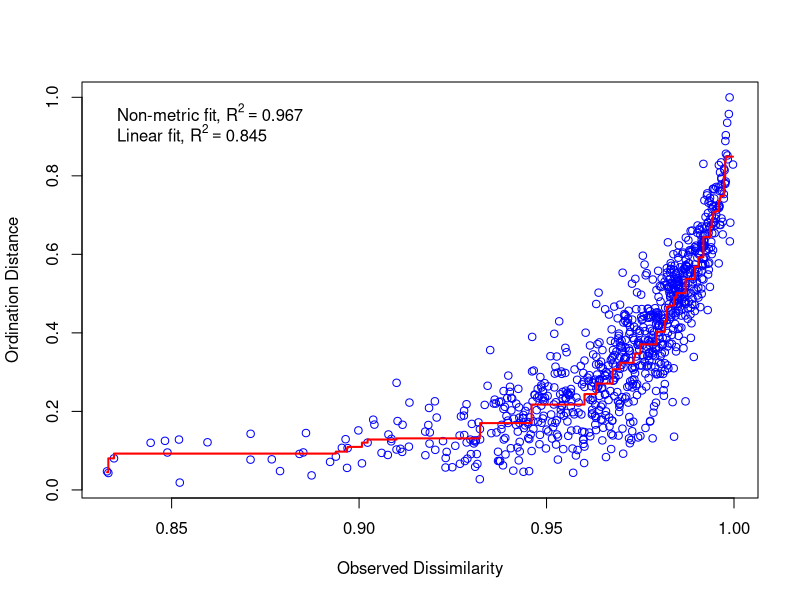
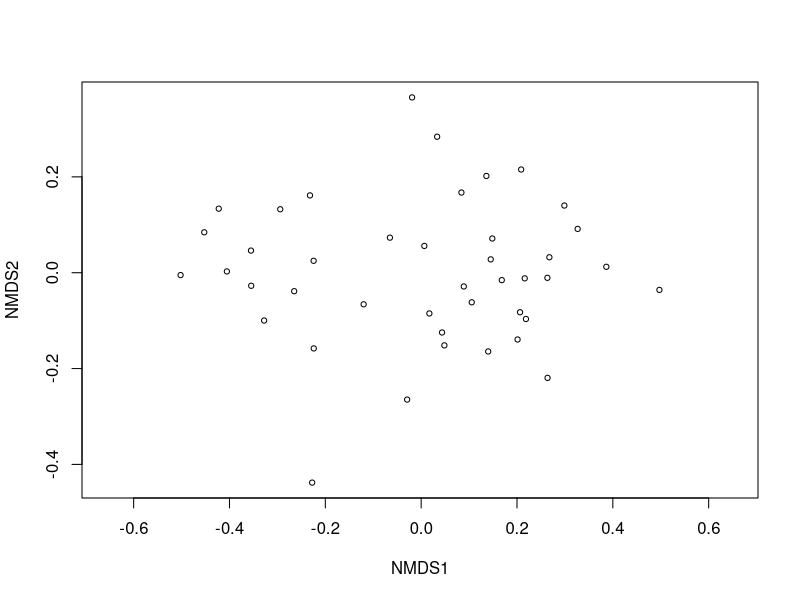
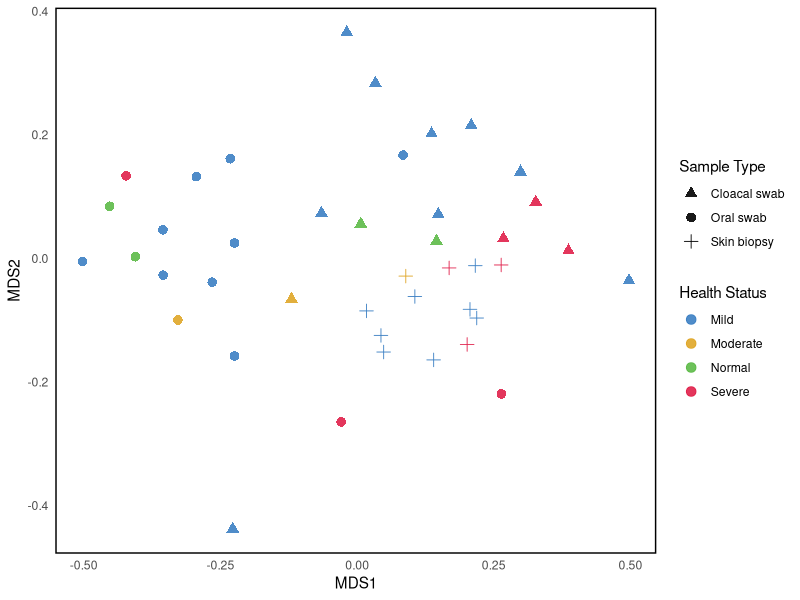
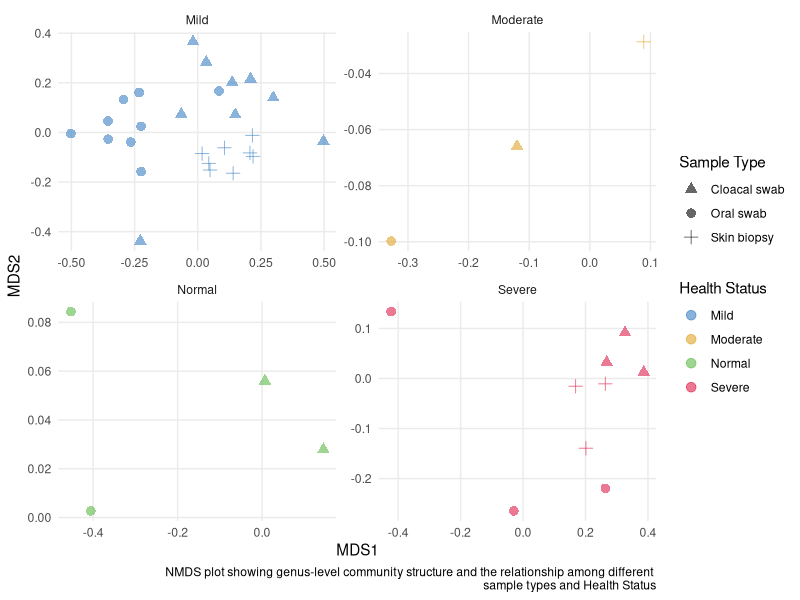
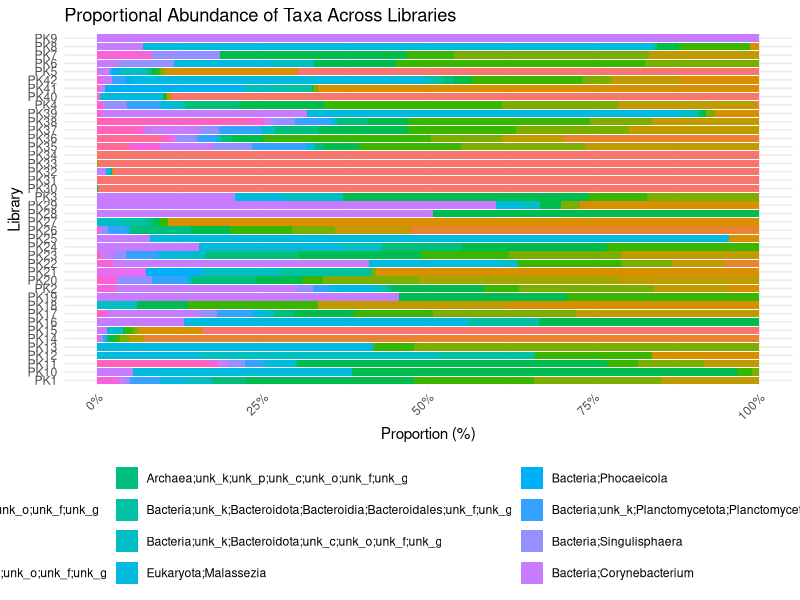
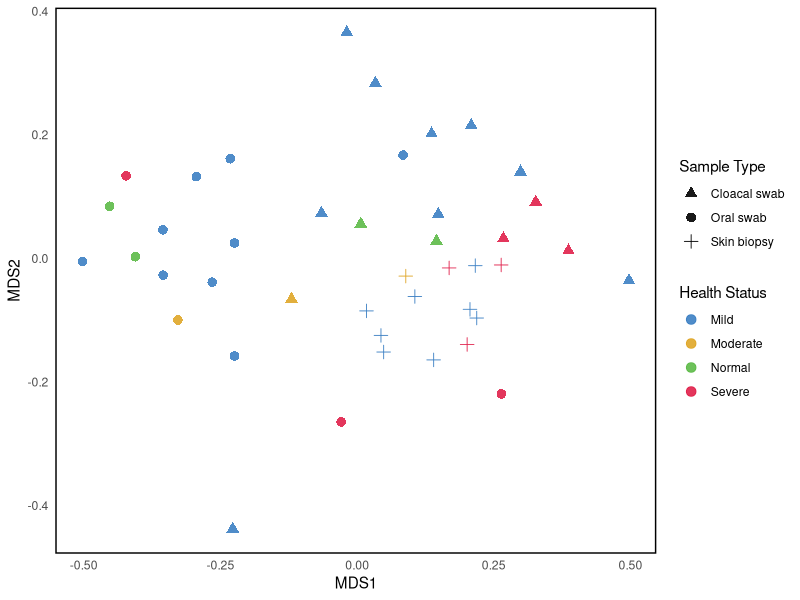

Write R code to recreate these figures, in order.
## ---- chunk 1
knitr::opts_chunk$set(echo = TRUE)

# Required packages
packages_to_install <- c("vegan", "tidyverse", "ggplot2", "reshape2")

# Install packages if not present 
for (package in packages_to_install) {
  if (!requireNamespace(package, quietly = TRUE)) {
    install.packages(package, dependencies = TRUE)
  }
}

# Load packages
library(vegan)
library(tidyverse)
library(ggplot2)

rm(packages_to_install, package)
## ---- chunk 2

# Load in abundance and metadata file
data <- read.csv(file = "CCMetagen_merged_abundance.csv", header = TRUE, na.strings = c("", "NA", "N/A"), stringsAsFactors = FALSE)

# Load in Kiwi metadata file
library(dplyr)
metadata <- read.csv(file = "viral_abundance.csv", header = TRUE, stringsAsFactors = TRUE)
metadata <- mutate(metadata, reads = as.numeric(gsub(",", "", reads))) # Remove digit grouping separator
## ---- chunk 3
# Load dplyr package
library(dplyr)

# Normalise count data into reads per million (RPM)
reads <- metadata$reads
normalised_data <- data[, 1:42] # Extract samples PK1 to PK42
normalised_data <- sweep(normalised_data, 2, reads, "/") * 1e6 # RPM Normalisation: (abundance / total reads) * 1e6
normalised_data <- cbind(normalised_data, data[, 43:ncol(data)]) # Rebind taxonomic metadata onto new df

# Clear values
rm(reads)
## ---- chunk 4
# Prepare dataframe for NMDS
data_working <- normalised_data %>% 
  filter(!is.na(Genus)) %>% # Remove any taxa that doesn't have at least Genus level classification
  mutate(taxonomy = ifelse(Genus != "unk_g", paste(Superkingdom, Genus, sep = ";"),
                           paste(Superkingdom, Kingdom, Phylum, Class, Order, Family, Genus, sep = ";"))) %>% 
  select(-c(Superkingdom, Kingdom, Phylum, Class, Order, Family, Genus)) %>% 
  select(c(taxonomy, everything()))

data_working <- aggregate(. ~ taxonomy, data = data_working, FUN = sum, na.rm = TRUE)
rownames(data_working) <- data_working$taxonomy
nmds_data_genus <- data_working[,-1]
nmds_norm_data = sweep(nmds_data_genus[,1:42], 1, rowSums(nmds_data_genus[,1:42]),"/") # Prepare nmds dataframe for vdist
nmds_input <- t(nmds_norm_data) # Transpose sample and taxonomy

library(dplyr)

# Clean up
rm(data_working, nmds_data_genus)

columns_to_select <- c("sample_type", "pool", "health_status", "participant_id", "participant_name")

# Match row names in nmds_input with library column in metadata and select specific columns
nmds_norm_data <- merge(metadata[, c("library", columns_to_select)], nmds_input, by.x = "library", by.y = 0, all.x = TRUE)

# NMDS distance matrix 
library(vegan)

set.seed(1095)

vdist=vegdist(nmds_norm_data[, -c(1:6)], "bray")

nmds <- metaMDS(vdist, distance = "bray", try = 10000, trymax = 10000, k = 2, wascores = TRUE)
## ---- chunk 5
# Check stress and basic distribution of NMDS points
stressplot(nmds)
plot(nmds, type='p', display=c('site', 'species'))

# extract nmds plotting values for ggplot
nmds_points = as.data.frame(nmds$points) # Extract MDS1 and MDS2
nmds_points = cbind(nmds_points, nmds_norm_data[, 1:6]) # Rebind sample metadata

# Adonis2 analysis
adonis2(formula = vdist~sample_type, data = nmds_points, method = "bray")
adonis2(formula = vdist~health_status, data = nmds_points, method = "bray")
adonis2(formula = vdist~participant_id, data = nmds_points, method = "bray")
adonis2(formula = vdist~participant_name, data = nmds_points, method = "bray")

library(ggplot2)

# == Genus-Level
genus_level_NMDS <- ggplot(
  nmds_points, aes(x = MDS1, y = MDS2, colour = health_status, shape = sample_type)) +
  geom_point(size = 2.9, alpha = 0.9) +
  labs(title = NULL, x = "MDS1", y = "MDS2", colour = "Health Status", shape = "Sample Type") +
  theme_minimal() +
  theme(legend.position = "right", panel.grid.minor = element_blank(), panel.grid.major = element_blank(), panel.border = element_rect(colour = "black", fill = NA, size = 1) ) +
  scale_color_manual(values = c("Normal" = "#5DBA48", "Mild" = "#3C80C3", "Moderate" = "#DFA628", "Severe" = "#E0214B")) +
  scale_shape_manual(values = c("Oral swab" = 16, "Cloacal swab" = 17, "Skin biopsy" = 3)) +
  guides(color = guide_legend(title = "Health Status"), shape = guide_legend(title = "Sample Type")
         )
genus_level_NMDS
ggsave("genus_NMDS.svg", plot = genus_level_NMDS, width = 8, height = 8, units = "in", device = "svg")

genus_HealthStatus_NMDS <- ggplot(
  nmds_points, aes(x = MDS1, y = MDS2, colour = health_status, shape = sample_type)) +
  geom_point(size = 2.9, alpha = 0.6) +
  labs(title = NULL, x = "MDS1", y = "MDS2", colour = "Health Status", shape = "Sample Type", caption = "NMDS plot showing genus-level community structure and the relationship among different \nsample types and Health Status") +
  theme_minimal() +
  theme(legend.position = "right", panel.grid.minor = element_blank()) +
  scale_color_manual(values = c("Normal" = "#5DBA48", "Mild" = "#3C80C3", "Moderate" = "#DFA628", "Severe" = "#E0214B")) +
  scale_shape_manual(values = c("Oral swab" = 16, "Cloacal swab" = 17, "Skin biopsy" = 3)) +
  guides(color = guide_legend(title = "Health Status"), shape = guide_legend(title = "Sample Type")) +
  facet_wrap(~ health_status, scales = "free")

genus_HealthStatus_NMDS
#ggsave("genus_HealthStatus_facet_NMDS.svg", plot = genus_HealthStatus_NMDS, width = 8, height = 8, units = "in", device = "svg")

## ---- chunk 6
library(dplyr)

# Keep the relevant columns for calculating proportions
proportion_data <- normalised_data %>% 
  filter(!is.na(Genus), Phylum != "Chordata", Superkingdom != "Viruses", Kingdom != "Viridiplantae") %>%
  mutate(taxonomy = ifelse(Genus != "unk_g", paste(Superkingdom, Genus, sep = ";"),
                           paste(Superkingdom, Kingdom, Phylum, Class, Order, Family, Genus, sep = ";"))) %>% 
  select(-c(Superkingdom, Kingdom, Phylum, Class, Order, Family, Genus)) %>% 
  select(c(taxonomy, everything()))

# Aggregate the data by taxonomy
aggregated_data <- aggregate(. ~ taxonomy, data = proportion_data, FUN = sum)

rownames(aggregated_data) <- aggregated_data$taxonomy

aggregated_data <- aggregated_data[,-1]

aggregated_data <- t(aggregated_data)

columns_to_select <- c("sample_type", "pool", "health_status", "participant_id", "participant_name")
aggregated_data <- merge(metadata[, c("library", columns_to_select)], aggregated_data, by.x = "library", by.y = 0, all.x = TRUE)

aggregated_data <- aggregated_data %>% 
  select(-c(health_status, pool, participant_id, participant_name))


# Convert the library column to a factor with custom levels
aggregated_data$library <- factor(aggregated_data$library)

# Sort the data frame based on the custom levels
sorted_data <- aggregated_data[order(aggregated_data$library), ]

sorted_indices <- order(-colSums(sorted_data[, 3:ncol(sorted_data)], na.rm = TRUE))
sorted_df <- sorted_data[, c(1:2, sorted_indices + 2)]

column_sums <- colSums(sorted_data[, 3:ncol(sorted_data)], na.rm = TRUE)

# Find the top 20 values and their indices
top_20_values <- head(sort(column_sums, decreasing = TRUE), 20)
top_20_indices <- match(top_20_values, column_sums)

print(top_20_values)
print(top_20_indices)

# Prepare dataframes
subset_20 <- sorted_df[, 1:22]

subset_norm_20 <- sweep(subset_20[, 3:ncol(subset_20)], 1, rowSums(subset_20[, 3:ncol(subset_20)]), "/")
subset_norm_20 <- subset_20
subset_norm_20[, 3:ncol(subset_20)] <- sweep(subset_20[, 3:ncol(subset_20)], 1, rowSums(subset_20[, 3:ncol(subset_20)]), "/")

library(ggplot2)
library(reshape2)

melted_data <- melt(subset_norm_20, id.vars = c("library", "sample_type"))

stacked_abundance <- ggplot(melted_data, aes(x = library, y = value * 100, fill = variable)) +
  geom_bar(stat = "identity") +
  labs(title = "Proportional Abundance of Taxa Across Libraries",
       x = "Library",
       y = "Proportion (%)") +
  theme_minimal() +
  theme(axis.text.x = element_text(angle = 45, hjust = 1), legend.position = "bottom") +
  scale_y_continuous(labels = scales::percent_format(scale = 1)) +
  coord_flip()

print(stacked_abundance)

#ggsave("composition_bargraph_abundance_20.svg", plot = stacked_abundance, width = 20, height = 13, units = "in", device = "svg")
